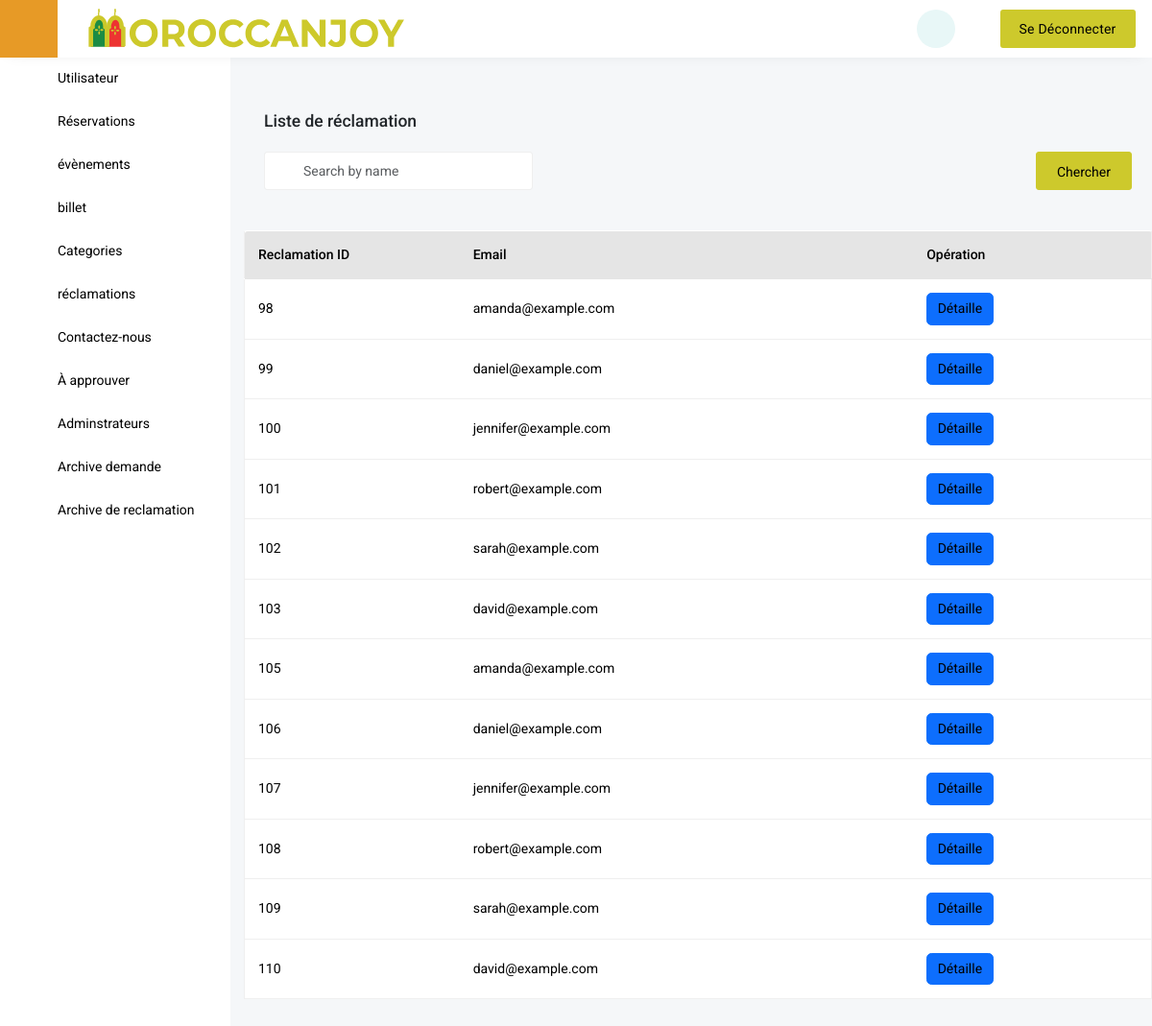
Before: /Reclamation.php (signed in) with the older database file.
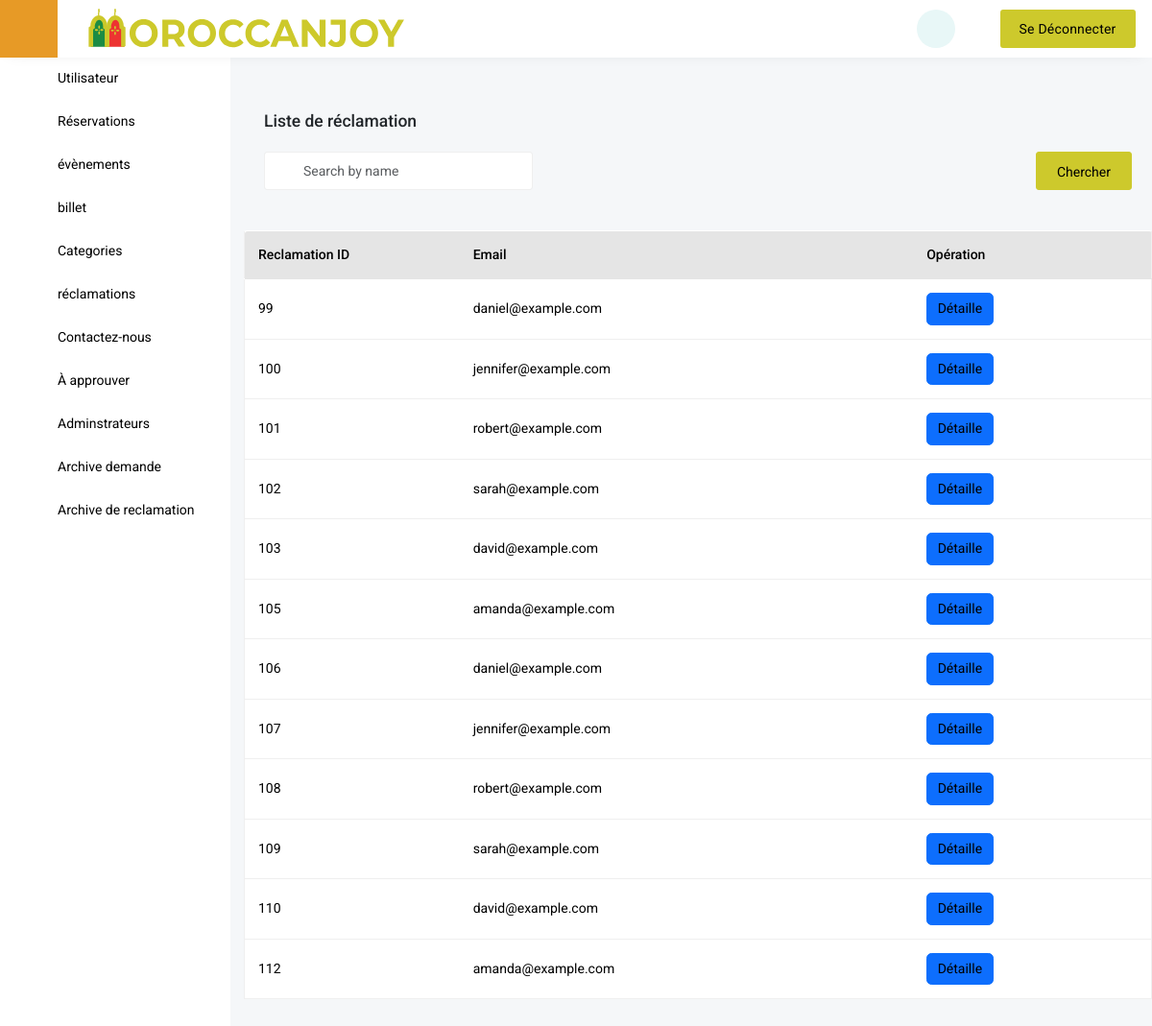
After: the same page with the newer database file.
### tables this page shows
CREATE TABLE `reclamation` (
  `Reclammation_id` int(11) NOT NULL,
  `Contact_Name` varchar(30) NOT NULL,
  `Email` varchar(100) NOT NULL,
  `Subject` varchar(100) NOT NULL,
  `Description` varchar(250) NOT NULL,
  `User_id` int(11) NOT NULL
);

### Reclamation.php (the view, shortened to what the changed rows need)
<!DOCTYPE html>
<html lang="en" class="h-100">
	<head>
		<link href='vendor/unicons-2.0.1/css/unicons.css' rel='stylesheet'>
		<link href="css/style.css" rel="stylesheet">
		<link href="css/vertical-responsive-menu.min.css" rel="stylesheet">
		<link href="css/datepicker.min.css" rel="stylesheet">
		<link href="css/responsive.css" rel="stylesheet">
		<link href="css/night-mode.css" rel="stylesheet">
		<link href="vendor/fontawesome-free/css/all.min.css" rel="stylesheet">
		<link href="vendor/OwlCarousel/assets/owl.carousel.css" rel="stylesheet">
		<link href="vendor/OwlCarousel/assets/owl.theme.default.min.css" rel="stylesheet">
		<link href="vendor/bootstrap/css/bootstrap.min.css" rel="stylesheet">
		<link href="vendor/bootstrap-select/dist/css/bootstrap-select.min.css" rel="stylesheet">
	</head>
    <body class="d-flex flex-column h-100">
<form action="" method="post">
<div class="wrapper wrapper-body">
	<div class="tab-content">
		<div class="tab-pane fade active show" id="overview-tab" role="tabpanel">
			<div class="table-card mt-4">
				<div class="main-table">
					<div class="table-responsive">
						<table class="table">
							<thead class="thead-dark">
								<tr>
									<th scope="col">Reclamation ID</th>
									<th scope="col" class="w-50">Email</th>
									<th scope="col" colspan="2">Opération</th>
								</tr>
							</thead>
							<tbody>
							<tbody>
							<?php
							if(isset($_POST['sear'])){
								require_once "connect/DataBase.php";
								$sr = $_POST['crs'];
								$reclamations= $connection->query("SELECT * FROM reclamation WHERE Reclammation_id like '%$sr%' or Contact_Name like '%$sr%' or Email like '%$sr%' or `Subject` like '%$sr%' or `Description` like '%$sr%' or User_id like '%$sr%'")->fetchAll(PDO::FETCH_ASSOC);
								foreach($reclamations as $reclam){
							?>
								<tr>
									<td><?php echo $reclam['Reclammation_id'];?></td>
									<td><?php echo $reclam['Email'];?></td>
									<td><span class="action-btn btn btn-primary"><a href="Reclamation_detaille.php?id=<?php echo $reclam['Reclammation_id']?>" >Détaille</a></span></td>
                                    <td><span class="action-btn "><a href="Reclamation_delete.php?id=<?php echo $reclam['Reclammation_id']?>" onclick= "return confirm( 'Voulez vous vraiment supprimer le eent <?php echo $reclam['Email']?>' );"><i class="fa-solid fa-trash-can " style="color: red;"></i></a>
								</tr>
								<?php
									}
								?>
								<?php
							}else{
								?>
                                <?php
                                    require_once "connect/DataBase.php";
                                    $reclamations = $connection->query('SELECT * FROM `reclamation`')->fetchAll(PDO::FETCH_ASSOC);
                                    foreach($reclamations as $reclam){
                                ?>
								<tr>
									<td><?php echo $reclam['Reclammation_id'];?></td>
									<td><?php echo $reclam['Email'];?></td>
									<td><span class="action-btn btn btn-primary"><a href="Reclamation_detaille.php?id=<?php echo $reclam['Reclammation_id']?>" >Détaille</a></span></td>
                                    <td><span class="action-btn "><a href="Reclamation_delete.php?id=<?php echo $reclam['Reclammation_id']?>" onclick= "return confirm( 'Voulez vous vraiment supprimer le eent <?php echo $reclam['Email']?>' );"><i class="fa-solid fa-trash-can " style="color: red;"></i></a>
								</tr>
								<?php
																		}
																	?>
																	<?php
																		}
																	?>
							</tbody>
							</tbody>
						</table>
					</div>
				</div>
			</div>
		</div>
    </div>
</div>
</form>
</body>

Changed rows visible on the page:
removed reclamation: Reclammation_id "98", Email "amanda@example.com"
added reclamation: Reclammation_id "112", Email "amanda@example.com"
